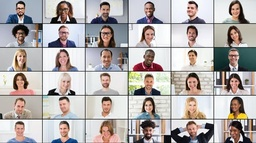
#> input picture array_of_people.jpeg, 256 x 143 px, shrunk from 496 x 278 before the run
$ python -i clusters.py   (imports and definitions only)
#> lines starting #> are read from the running program, lines starting #| are printed output that depends on the picture
#!/usr/bin/env python3
# -*- coding: utf-8
"""Cluster algorithms implemented as one-off functions."""
from sklearn.cluster import (
    SpectralClustering, KMeans, MiniBatchKMeans, AgglomerativeClustering,
)
import numpy as np
import cv2


# [71 lines left out: functions add_position_feature, get_accuracy, get_foreground_label, apply_prediction, not called in this run]


def flatten_image(image_data: np.ndarray) -> np.ndarray:
    """Flatten given image for KMeans."""

    return image_data.reshape(
        image_data.shape[0] * image_data.shape[1], -1
    )


# [35 lines left out: functions kmeans, minibatch_kmeans, not called in this run]


def spectral(image_data: np.ndarray) -> np.ndarray:
    """
    Run Spectral Clustering on given image.

    Resources
    * https://sklearn.org/auto_examples/cluster/plot_face_segmentation.html#sphx-glr-auto-examples-cluster-plot-face-segmentation-py
    * https://sklearn.org/auto_examples/cluster/plot_segmentation_toy.html#sphx-glr-auto-examples-cluster-plot-segmentation-toy-py
    """

    scale = 0.3
    scaled_size = (
        int(image_data.shape[1] * scale), int(image_data.shape[0] * scale)
    )
    # image_data_scaled is (m * scale, n * scale, 3)
    image_data_scaled = cv2.resize(image_data, scaled_size)
    # reduced is (m * scale * n * scale, 1)
    reduced = flatten_image(image_data_scaled)
    # labels is (m * scale * n * scale, 1)
    labels = SpectralClustering(
        n_clusters=2, eigen_solver="amg", assign_labels="discretize",
        n_jobs=-1
    ).fit_predict(reduced)
    labels.resize(scaled_size[1], scaled_size[0])
    # label_mask is (m * scale, n * scale, 1)
    label_mask = (get_foreground_label(labels) * 255).astype("uint8")
    prediction = apply_prediction(label_mask, image_data_scaled)
    prediction_upscale = cv2.resize(
        prediction,
        (image_data.shape[1], image_data.shape[0])
    )

    return prediction_upscale


# [28 lines left out: function hac, not called in this run]

>>> import cv2
>>> picture = cv2.imread('../array_of_people.jpeg', cv2.IMREAD_GRAYSCALE)
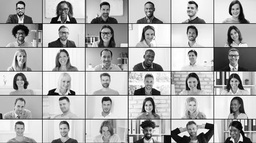
#> picture: shape (143, 256); min 0, max 255, mean 174.9
>>> result = spectral(picture)
#> in spectral, `image_data_scaled = cv2.resize(image_data, scaled_size)`:
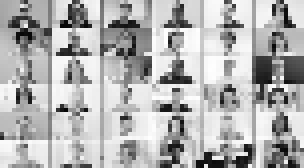
#> image_data_scaled: shape (42, 76) (shown 4 times larger); min 5, max 254, mean 178
#> in spectral, `reduced = flatten_image(image_data_scaled)`: reduced = 3192 values, max 254 at index 581, min 5 at index 2068, mean 178
#> (the run stopped early here; a loop or call above may not have finished)
